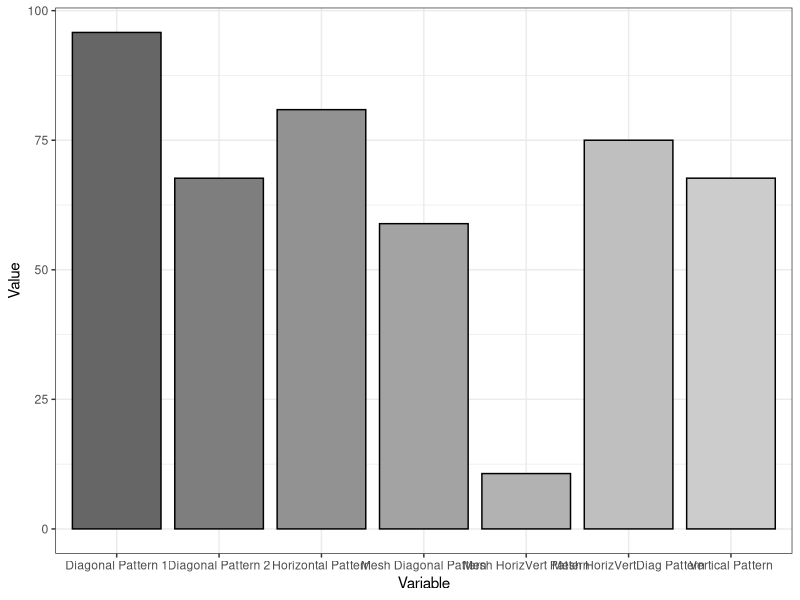
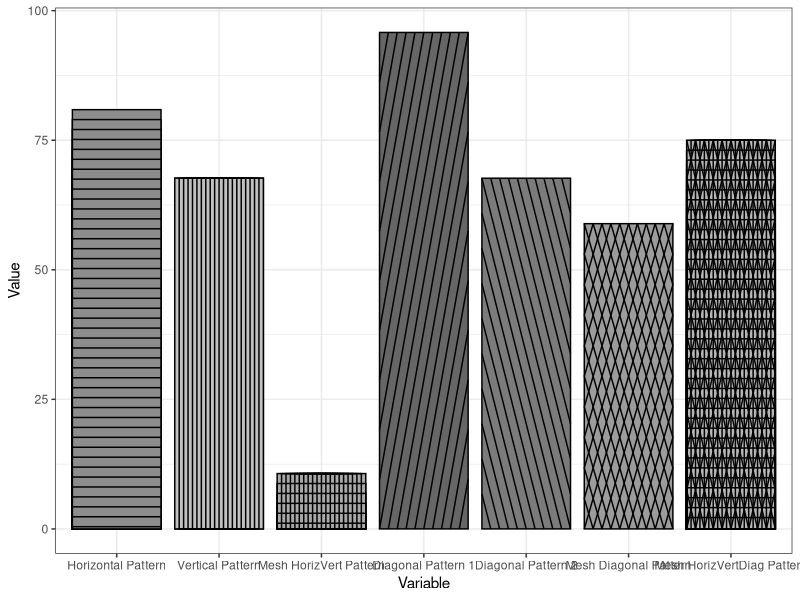

Write the R code that produced these figures, in order.
# NOTE TO CONTRIBUTORS: Beyond expanding the functionality of EggHatch there are other potential considerations for its future development. For example:
# we could try and remove as many pacakge dependencies as possible (though this might be quite difficult & ultimately unnecessary);
# we could also imoriove the script below by reducing the number of loops and incorporating piping (i.e., %>%) where possible.


# Object inspection shows that layers are numbered so should be able to access each layer by inputting number also. For example change function
# input to include layer=1(a=4), for example? Maybe a better way to do that? Most sensible way would be to loop through layers and determine
# the index number of the bar for that layer. Removes need for extra input. May need to perform addition or subtraction to values if each layer
# resets index. Investigate.

library(ggplot2)

Example.Data<- data.frame(matrix(vector(), 0, 3, dimnames=list(c(), c("Value", "Variable", "Fill"))), stringsAsFactors=F)

Example.Data[1, ] <- c(80.9, 'Horizontal Pattern','Horizontal Pattern' )
Example.Data[2, ] <- c(67.677777, 'Vertical Pattern','Vertical Pattern' )
Example.Data[3, ] <- c(10.678, 'Mesh HorizVert Pattern','Mesh HorizVert Pattern' )
Example.Data[4,] <- c(95.8, 'Diagonal Pattern 1','Diagonal Pattern 1' )
Example.Data[5,] <- c(67.67, 'Diagonal Pattern 2','Diagonal Pattern 2' )
Example.Data[6,] <- c(58.9, 'Mesh Diagonal Pattern','Mesh Diagonal Pattern' )
Example.Data[7,] <- c(75, 'Mesh HorizVertDiag Pattern','Mesh HorizVertDiag Pattern' )

HighlightDataVert<-Example.Data[2, ]
HighlightHorizontal<-Example.Data[1, ]
HighlightMesh<-Example.Data[3, ]
HighlightHorizontal$Value<-as.numeric(HighlightHorizontal$Value)
Example.Data$Value<-as.numeric(Example.Data$Value)


example_plot<-ggplot(Example.Data, aes(x=Variable, y=Value, fill=factor(Fill))) + 
  theme_bw() + 
  theme(legend.position = "none")+
  scale_fill_grey(start=.4)+
  geom_bar(position='identity', stat="identity", colour="black", width=.86565656)

example_plot 


EggHatch <- function(ggplot2_plot, cond.list, width_Man = NULL){
    
    # use this for Relevel
    library(Epi)
    # default relevel to avoid index issue
    ggplot2_plot$data$Variable = Relevel(ggplot2_plot$data$Variable, ref = c(ggplot2_plot$data$Variable))
  
    print("When choosing patterns ensure that scaling does not obscure horizontal lines. Should horizontal lines be obscured consider a different pattern (A, C, D, or any combination of them.)")
    # if statement for when no value input in 'fill'
      library(stringi)
      library(plyr)
      library(gtools)
      library(stringr)
    
      
      input_position_dodge<-ggplot2_plot$layers[[1]]$position$width
      input_colour<-ggplot2_plot$layers[[1]]$aes_params$colour
      fill_value<-ggplot2_plot$layers[[1]]$aes_params$fill
      input_size<-ggplot2_plot$theme$rect$size
      input_width<-ggplot2_plot$layers[[1]]$geom_params$width
  
      
      # remove any spaces, tabs etc. from input string
      cond.list<-stri_replace_all_charclass(cond.list, "\\p{WHITE_SPACE}", "")
      
      # list of conditions input by users
      string_split1<-strsplit(cond.list, ",")[[1]]
    
      
      # Dataframe shaped to match number of patterns and conditions entries 
      df <- data.frame(matrix(ncol = 2, nrow = length(string_split1)))
      colnames(df) <- c("Pattern", "Condition")
    
      pattern_options <- c("A", "B", "C", "D") 
      
      
      BAR_OUTPUT1<-ggplot2_plot
      BAR_OUTPUT<-BAR_OUTPUT1
      
      for (pos in 1:length(string_split1)){
        
        # seperate pattern from input condition into list, dropping '='
        cond_patterns <- as.list(strsplit(string_split1[pos], "=")[[1]])
        
        # write values to relevant colomns on current row
        df$Pattern[pos]<-cond_patterns[1]
        df$Condition[pos]<-cond_patterns[2]
        
      }
      
      # find largest mean value and pass 2% of it
      two_percent_of_largest_mean<-((max(unlist(lapply(ggplot2_plot$data$Value,FUN=max)))/100)*2)
  
      
      # loop around for number of conditions
      for (pos in 1:length(df$Condition)){
      
          Condition_Pos=0
            
        # split pattern into individual characters
        pattern_split_loop_var<-as.character(df$Pattern[pos])
        pattern_split_loop_var<- strsplit(pattern_split_loop_var, "")[[1]]
            
        if(grep("A|B|C|D", df$Pattern[pos], ignore.case=TRUE)){
          
          
          if ((grepl('A', df$Pattern[pos], ignore.case=TRUE))){
            
            
            # get 25% of original width
            vert_bar_count = (((ggplot2_plot$layers[[1]]$geom_params$width)/100)*10)
            Condition_Pos<-as.numeric(df$Condition[pos])
            
            for (i in 1){
              
              if (is.null(fill_value)){
                
                BAR_OUTPUT<-BAR_OUTPUT+geom_bar(data=BAR_OUTPUT$data[Condition_Pos,], position=position_dodge(input_position_dodge), stat="identity", colour=input_colour, size=input_size, width=(ggplot2_plot$layers[[1]]$geom_params$width))
                
              }
            
              if (!is.null(fill_value)){
                
              BAR_OUTPUT<-BAR_OUTPUT+geom_bar(data=BAR_OUTPUT$data[Condition_Pos,], position=position_dodge(input_position_dodge), stat="identity", colour=input_colour, size=input_size, width=(ggplot2_plot$layers[[1]]$geom_params$width),fill=fill_value)
              
              }
              
              # loop 4 times 
              for (i in 1:((ggplot2_plot$layers[[1]]$geom_params$width)/vert_bar_count)){
                
                # when calculating the number of times to loop and draw consider making value = bar width
                # additionally consider add a verticle line '0' by default. Should get around any 
                # stepping outside range
                # alternative just draw a line on each unit on the x-axis inside bounds of bar: number at given
                # point (x-axis label) then either side of number, for example:
                # geom_vline(xintercept=c(1.5,2.5, 10.5), linetype="dotted", size=.8)
                #
                # ensure the Condition_Position value is correct here
                BAR_OUTPUT<-BAR_OUTPUT+geom_bar(data=BAR_OUTPUT$data[Condition_Pos,], position=position_dodge(input_position_dodge), stat="identity", colour=input_colour, size=input_size, width=(ggplot2_plot$layers[[1]]$geom_params$width)-vert_bar_count, fill='transparent')
                vert_bar_count = vert_bar_count + (((ggplot2_plot$layers[[1]]$geom_params$width)/100)*10)#((ggplot2_plot$layers[[1]]$geom_params$width)/4)
                
              }
            }
            
            if ((grepl('B', df$Pattern[pos], ignore.case=TRUE))){  
              
              point_1_percent_of_current_mean <- ((BAR_OUTPUT$data$Value[Condition_Pos]/100)*.1)
              
              while((BAR_OUTPUT$data$Value[Condition_Pos])>=two_percent_of_largest_mean){ 
                
                # this breaks while loop to prevent going below x-axis 0
                if(((as.numeric(BAR_OUTPUT$data$Value[Condition_Pos]))-(ggplot2_plot$data$Value[Condition_Pos]/100))<0){
                  
                  break
                  
                }
                
                BAR_OUTPUT$data$Value[Condition_Pos]<-(as.numeric(BAR_OUTPUT$data$Value[Condition_Pos]))-two_percent_of_largest_mean
                
                # This stops line very close to 0 on y-axis
                if(((BAR_OUTPUT$data$Value[Condition_Pos])<((two_percent_of_largest_mean/100)*15))){
                  
                  break
                  
                }
                
                BAR_OUTPUT<-BAR_OUTPUT+geom_bar(data=BAR_OUTPUT$data[Condition_Pos,], position=position_dodge(input_position_dodge), stat="identity", colour=input_colour, size=input_size, width = ggplot2_plot$layers[[1]]$geom_params$width, fill='transparent')
                
                
              }
  
                
            } # end of sub grepl 'B'
            
            if ((grepl('C', df$Pattern[pos], ignore.case=TRUE))){


              # Code for diagonal C
              position_input_x<-as.numeric(df$Condition[pos])
              position_input_y<-as.numeric(df$Condition[pos])
              # half of input width
              # when minused from centre of bar point on x-axis
              # it gives value at start of bar on x-axis
              # inverse true for end of bar width
              half_input_width<-input_width/2
              ten_perc_input_width<-((input_width/100)*10)

              x_axis_min <- position_input_x-half_input_width
              x_axis_start_top<-x_axis_min
              x_axis_start_bottom<-x_axis_min
              x_axis_max <- position_input_x+half_input_width
              
              
              y_axis_max<- ggplot2_plot$data$Value[position_input_y]
              # need to pull the max value from the example_plot the max boundries...
              # or caluclate the
              z_percent_of_current_mean<-(y_axis_max/100)*10
              
              

              df_diag <- data.frame(

                # start on x-axis-end on x-axis
                x = c(x_axis_start_bottom,x_axis_start_top),


                # start on y-axis-end on y-axis
                y = c(y_axis_max,y_axis_max), Fill='Hope you\'re having a nice day.')


              for(i in 1:19){
                
                # run if 2nd x-position is less or equal to rightmost edge of bar
                # minus 10% of total input width
                if (df_diag$x[2]<(as.character(x_axis_max))){
                  
                  
                  # 1/10 of unit value in width field
                  df_diag$x[2]<-df_diag$x[2]+(ten_perc_input_width)
                  
                  # subtract z percent from 1st y height
                  df_diag$y[1]<-df_diag$y[1]-(z_percent_of_current_mean)
                  
                  # draw using current df_diag values
                  BAR_OUTPUT<-BAR_OUTPUT+geom_path(data=df_diag, aes(x=x, y=y),colour = "black")
                  
                } # end of if statement when less than x_axis_max
                
                # run this code to limit 2nd x-point from moving past rightmost edge of bar
                if (df_diag$x[2]==as.character(x_axis_max)){
                  
                  
                  # drop height of 2nd y-position by z percentage
                  df_diag$y[2]<-df_diag$y[2]-(z_percent_of_current_mean)
                  
                  if(df_diag$y[1]<=z_percent_of_current_mean){
                    
                    df_diag$x[1]<-df_diag$x[1]+ten_perc_input_width
                  }
                  
                  BAR_OUTPUT<-BAR_OUTPUT+geom_path(data=df_diag, aes(x=x, y=y),colour = "black")
                  
                } # end of if statement when x_axis_max reached
                
                
              } # end of for loop 1:19


            } # end of sub grepl 'C'
            
            if ((grepl('D', df$Pattern[pos], ignore.case=TRUE))){
             
              # Code for left leaning diagonal 'D'
              position_input_x<-as.numeric(df$Condition[pos])
              position_input_y<-as.numeric(df$Condition[pos])
              # half of input width
              # when minused from centre of bar point on x-axis
              # it gives value at start of bar on x-axis
              # inverse true for end of bar width
              half_input_width<-input_width/2
              ten_perc_input_width<-((input_width/100)*10)
              
              x_axis_min <- position_input_x-half_input_width
              x_axis_max <- position_input_x+half_input_width
              y_axis_max<- ggplot2_plot$data$Value[position_input_y]
              # need to pull the max value from the example_plot the max boundries...
              # or caluclate the
              z_percent_of_current_mean<-(y_axis_max/100)*10
              
              df_diag <- data.frame(
                
                # start on x-axis-end on x-axis
                x = c(x_axis_max,x_axis_max),
                
                
                # start on y-axis-end on y-axis
                y = c(y_axis_max,y_axis_max), Fill='Hope you\'re having a nice day.')
              
             
              for(i in 1:19){
                
                # run if 1st x-position is less or equal to leftmost edge of bar
                # minus 10% of total input width
                if (df_diag$x[2]>(as.character(x_axis_min))){
                  
                 
                  # 1/10 of unit value in width field
                  df_diag$x[2]<-df_diag$x[2]-(ten_perc_input_width)
                  
                  # subtract z percent from 1st y height
                  df_diag$y[1]<-df_diag$y[1]-(z_percent_of_current_mean)
                  
                  # draw using current df_diag values
                  BAR_OUTPUT<-BAR_OUTPUT+geom_path(data=df_diag, aes(x=x, y=y),colour = "black")
                  
                } # end of if statement when less than x_axis_max
                
                # run this code to limit 2nd x-point from moving past rightmost edge of bar
                if (df_diag$x[2]==as.character(x_axis_min)){
                  
                  # drop height of 2nd y-position by z percentage
                  df_diag$y[2]<-df_diag$y[2]-(z_percent_of_current_mean)
                  
                  if(df_diag$y[1]<=z_percent_of_current_mean){
                    
                    
                    df_diag$x[1]<-df_diag$x[1]-ten_perc_input_width
                  }
                  
                  BAR_OUTPUT<-BAR_OUTPUT+geom_path(data=df_diag, aes(x=x, y=y),colour = "black")
                  
                } # end of if statement when x_axis_max reached
                
                
              } # end of for loop 1:19
               
            }
            
          } # end of if grepl 'A'
          
         
          # This runs code when *only* 'B' in string
          if ((!grepl("[^B]", df$Pattern[pos], ignore.case=TRUE))==TRUE){
            
            Condition_Pos<-as.numeric(df$Condition[pos])
            one_percent_horiz<-(BAR_OUTPUT$data$Value[Condition_Pos])/100
            Twenty_percent_horiz<-(one_percent_horiz*20)
            
            point_1_percent_of_current_mean <- ((BAR_OUTPUT$data$Value[Condition_Pos]/100)*.1)
            
            # draw original bar -> avoids any issue with 'fill' and drawing incorrect height
            BAR_OUTPUT<-BAR_OUTPUT+geom_bar(data=BAR_OUTPUT$data[Condition_Pos,], position=position_dodge(input_position_dodge), stat="identity", colour=input_colour, size=input_size, width = ggplot2_plot$layers[[1]]$geom_params$width)
            
            # drawing lines (via minusing mean) above 0 on y-axis
            while((BAR_OUTPUT$data$Value[Condition_Pos])>=two_percent_of_largest_mean){ 
              
              # this breaks while loop to prevent going below x-axis 0
              if(((as.numeric(BAR_OUTPUT$data$Value[Condition_Pos]))-(ggplot2_plot$data$Value[Condition_Pos]/100))<0){
                
                break
                
              }
              
              
              # check null value
              if (is.null(fill_value)){
                
                BAR_OUTPUT$data$Value[Condition_Pos]<-(as.numeric(BAR_OUTPUT$data$Value[Condition_Pos]))-two_percent_of_largest_mean
                
                if(((BAR_OUTPUT$data$Value[Condition_Pos])<((two_percent_of_largest_mean/100)*15))){
                  
                  break
                  
                }
                
                BAR_OUTPUT<-BAR_OUTPUT+geom_bar(data=BAR_OUTPUT$data[Condition_Pos,], position=position_dodge(input_position_dodge), stat="identity", colour=input_colour, size=input_size, width = ggplot2_plot$layers[[1]]$geom_params$width)
                
                
              }
              
              if (!is.null(fill_value)){
              
                BAR_OUTPUT$data$Value[Condition_Pos]<-(as.numeric(BAR_OUTPUT$data$Value[Condition_Pos]))-two_percent_of_largest_mean
                
                if(((BAR_OUTPUT$data$Value[Condition_Pos])<((two_percent_of_largest_mean/100)*15))){
                  
                  break
                  
                }
                
                BAR_OUTPUT<-BAR_OUTPUT+geom_bar(data=BAR_OUTPUT$data[Condition_Pos,], position=position_dodge(input_position_dodge), stat="identity", colour=input_colour, size=input_size, width = ggplot2_plot$layers[[1]]$geom_params$width, fill=fill_value)
                
              }
        
              
            }
    
            
          } # end of if grepl 'B'
          
          if ((!grepl('A', df$Pattern[pos], ignore.case=TRUE))==TRUE){
          # Only run this code if 'A' is NOT in string - issue lies in BAR_OUTPUT value
            if ((grepl('C', df$Pattern[pos], ignore.case=TRUE))){
              
              Condition_Pos<-as.numeric(df$Condition[pos])
              
              if ((grepl('B', df$Pattern[pos], ignore.case=TRUE))){

                # draw original bar -> avoids any issue with 'fill' and drawing incorrect height
                BAR_OUTPUT<-BAR_OUTPUT+geom_bar(data=BAR_OUTPUT$data[Condition_Pos,], position=position_dodge(input_position_dodge), stat="identity", colour=input_colour, size=input_size, width = ggplot2_plot$layers[[1]]$geom_params$width)

                point_1_percent_of_current_mean <- ((BAR_OUTPUT$data$Value[Condition_Pos]/100)*.1)

                
                while((BAR_OUTPUT$data$Value[Condition_Pos])>=two_percent_of_largest_mean){

                  
                  # this breaks while loop to prevent going below x-axis 0
                  if(((as.numeric(BAR_OUTPUT$data$Value[Condition_Pos]))-(ggplot2_plot$data$Value[Condition_Pos]/100))<0){

                    break

                  }

                  BAR_OUTPUT$data$Value[Condition_Pos]<-(as.numeric(BAR_OUTPUT$data$Value[Condition_Pos]))-two_percent_of_largest_mean

                  # This stops line very close to 0 on y-axis
                  if(((BAR_OUTPUT$data$Value[Condition_Pos])<((two_percent_of_largest_mean/100)*15))){

                    break


                  }

                  BAR_OUTPUT<-BAR_OUTPUT+geom_bar(data=BAR_OUTPUT$data[Condition_Pos,], position=position_dodge(input_position_dodge), stat="identity", colour=input_colour, size=input_size, width = ggplot2_plot$layers[[1]]$geom_params$width, fill='transparent')


                }


              } # end of sub grepl 'B'
              
              # Code for right leaning diagonal 'C'
              position_input_x<-as.numeric(df$Condition[pos])
              position_input_y<-as.numeric(df$Condition[pos])
              # half of input width
              # when minused from centre of bar point on x-axis
              # it gives value at start of bar on x-axis
              # inverse true for end of bar width
              half_input_width<-input_width/2
              ten_perc_input_width<-((input_width/100)*10)
    
              x_axis_min <- position_input_x-half_input_width
              x_axis_max <- position_input_x+half_input_width
             
              y_axis_max<- ggplot2_plot$data$Value[position_input_y]
              # need to pull the max value from the example_plot the max boundries...
              # or caluclate the
              z_percent_of_current_mean<-(y_axis_max/100)*10

              df_diag <- data.frame(
    
                                  # start on x-axis-end on x-axis
                                  x = c(x_axis_min,x_axis_min),
    
    
                                  # start on y-axis-end on y-axis
                                  y = c(y_axis_max,y_axis_max), Fill='Hope you\'re having a nice day.')
    
    
             for(i in 1:19){
    
                # run if 2nd x-position is less or equal to rightmost edge of bar
                # minus 10% of total input width
                if (df_diag$x[2]<(as.character(x_axis_max))){
                  
                  
                  # 1/10 of unit value in width field
                  df_diag$x[2]<-df_diag$x[2]+(ten_perc_input_width)
                  
                  # subtract z percent from 1st y height
                  df_diag$y[1]<-df_diag$y[1]-(z_percent_of_current_mean)
                  
                  # draw using current df_diag values
                  BAR_OUTPUT<-BAR_OUTPUT+geom_path(data=df_diag, aes(x=x, y=y),colour = "black")
                  
                } # end of if statement when less than x_axis_max
               
                # run this code to limit 2nd x-point from moving past rightmost edge of bar
                if (df_diag$x[2]==as.character(x_axis_max)){
                  
                  # drop height of 2nd y-position by z percentage
                  df_diag$y[2]<-df_diag$y[2]-(z_percent_of_current_mean)
                  
                  if(df_diag$y[1]<=z_percent_of_current_mean){
                    
                    df_diag$x[1]<-df_diag$x[1]+ten_perc_input_width
                  }
                  
                  BAR_OUTPUT<-BAR_OUTPUT+geom_path(data=df_diag, aes(x=x, y=y),colour = "black")
                  
                } # end of if statement when x_axis_max reached
                
    
              } # end of for loop 1:19
    
    
            } # end of grepl 'C'
          
            
            if ((grepl('D', df$Pattern[pos], ignore.case=TRUE))){
              
              Condition_Pos<-as.numeric(df$Condition[pos])
              
              if ((grepl('B', df$Pattern[pos], ignore.case=TRUE))){
                
                # draw original bar -> avoids any issue with 'fill' and drawing incorrect height
                BAR_OUTPUT<-BAR_OUTPUT+geom_bar(data=BAR_OUTPUT$data[Condition_Pos,], position=position_dodge(input_position_dodge), stat="identity", colour=input_colour, size=input_size, width = ggplot2_plot$layers[[1]]$geom_params$width)
                
                point_1_percent_of_current_mean <- ((BAR_OUTPUT$data$Value[Condition_Pos]/100)*.1)
                
                while((BAR_OUTPUT$data$Value[Condition_Pos])>=two_percent_of_largest_mean){
                  
                  # this breaks while loop to prevent going below x-axis 0
                  if(((as.numeric(BAR_OUTPUT$data$Value[Condition_Pos]))-(ggplot2_plot$data$Value[Condition_Pos]/100))<0){
                    
                    break
                    
                  }
                  
                  BAR_OUTPUT$data$Value[Condition_Pos]<-(as.numeric(BAR_OUTPUT$data$Value[Condition_Pos]))-two_percent_of_largest_mean
                  
                  # This stops line very close to 0 on y-axis
                  if(((BAR_OUTPUT$data$Value[Condition_Pos])<((two_percent_of_largest_mean/100)*15))){
                    
                    break
                    
                  }
                  
                  BAR_OUTPUT<-BAR_OUTPUT+geom_bar(data=BAR_OUTPUT$data[Condition_Pos,], position=position_dodge(input_position_dodge), stat="identity", colour=input_colour, size=input_size, width = ggplot2_plot$layers[[1]]$geom_params$width, fill='transparent')
                  
                  
                }
                
                
              } # end of sub grepl 'B'
              
              # Code for left leaning diagonal 'D'
              position_input_x<-as.numeric(df$Condition[pos])
              position_input_y<-as.numeric(df$Condition[pos])
              # half of input width
              # when minused from centre of bar point on x-axis
              # it gives value at start of bar on x-axis
              # inverse true for end of bar width
              half_input_width<-input_width/2
              ten_perc_input_width<-((input_width/100)*10)
              
              x_axis_min <- position_input_x-half_input_width
              x_axis_max <- position_input_x+half_input_width
              
              y_axis_max<- ggplot2_plot$data$Value[position_input_y]
              # need to pull the max value from the example_plot the max boundries...
              # or caluclate the
              z_percent_of_current_mean<-(y_axis_max/100)*10
              
              df_diag <- data.frame(
                
                # start on x-axis-end on x-axis
                x = c(x_axis_max,x_axis_max),
                
                
                # start on y-axis-end on y-axis
                y = c(y_axis_max,y_axis_max), Fill='Hope you\'re having a nice day.')
              
              
              for(i in 1:19){
                
                # run if 1st x-position is less or equal to leftmost edge of bar
                # minus 10% of total input width
                if (df_diag$x[2]>(as.character(x_axis_min))){
                  
                 
                  # 1/10 of unit value in width field
                  df_diag$x[2]<-df_diag$x[2]-(ten_perc_input_width)
                  
                  # subtract z percent from 1st y height
                  df_diag$y[1]<-df_diag$y[1]-(z_percent_of_current_mean)
                  
                  # draw using current df_diag values
                  BAR_OUTPUT<-BAR_OUTPUT+geom_path(data=df_diag, aes(x=x, y=y),colour = "black")
                  
                } # end of if statement when less than x_axis_max
                
                # run this code to limit 2nd x-point from moving past rightmost edge of bar
                if (df_diag$x[2]==as.character(x_axis_min)){
                  
                  # drop height of 2nd y-position by z percentage
                  df_diag$y[2]<-df_diag$y[2]-(z_percent_of_current_mean)
                  
                  if(df_diag$y[1]<=z_percent_of_current_mean){
                    
                    df_diag$x[1]<-df_diag$x[1]-ten_perc_input_width
                  }
                  
                  BAR_OUTPUT<-BAR_OUTPUT+geom_path(data=df_diag, aes(x=x, y=y),colour = "black")
                  
                } # end of if statement when x_axis_max reached
                
                
              } # end of for loop 1:19
              
              
            } # end of grepl 'D'
              
        } # end of no 'A' if statment
          
        }  
        
        
            
        } # second loop
        
      BAR_OUTPUT
      
  }
    
  
  

  
  
# pattern letters and row numbers
# combine patterns by combining letters, for example: AB, ABC etc.
# A=vertical lines
# B=horizontal lines
# C=diagonal lines bottom-top
# D=diagonal lines top-bottom
# Numbers represent data index (row number) in dataframe
EggHatch_output<-EggHatch(example_plot, ('b=1, A=2, Ba=3, C=4, d=5, Dc=6, ABcD=7'))
EggHatch_output
